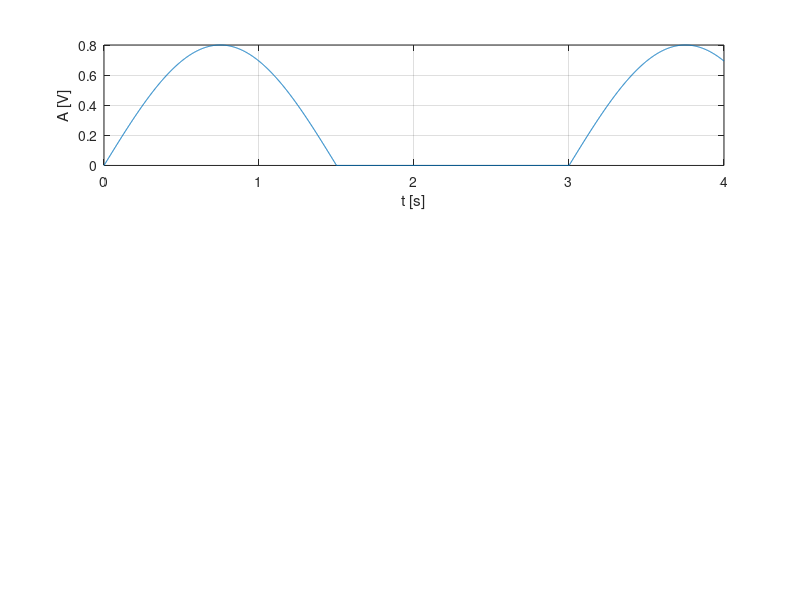

Write MATLAB code to recreate this figure.
%200 ms
t=0:0.002:4;
f=0.3333;
y=2*pi*f;
s=0.4*(sin(y*t)+abs(sin(y*t)));
subplot(3,1,1)
plot(t,s),grid,xlabel('t [s]'),ylabel('A [V]');